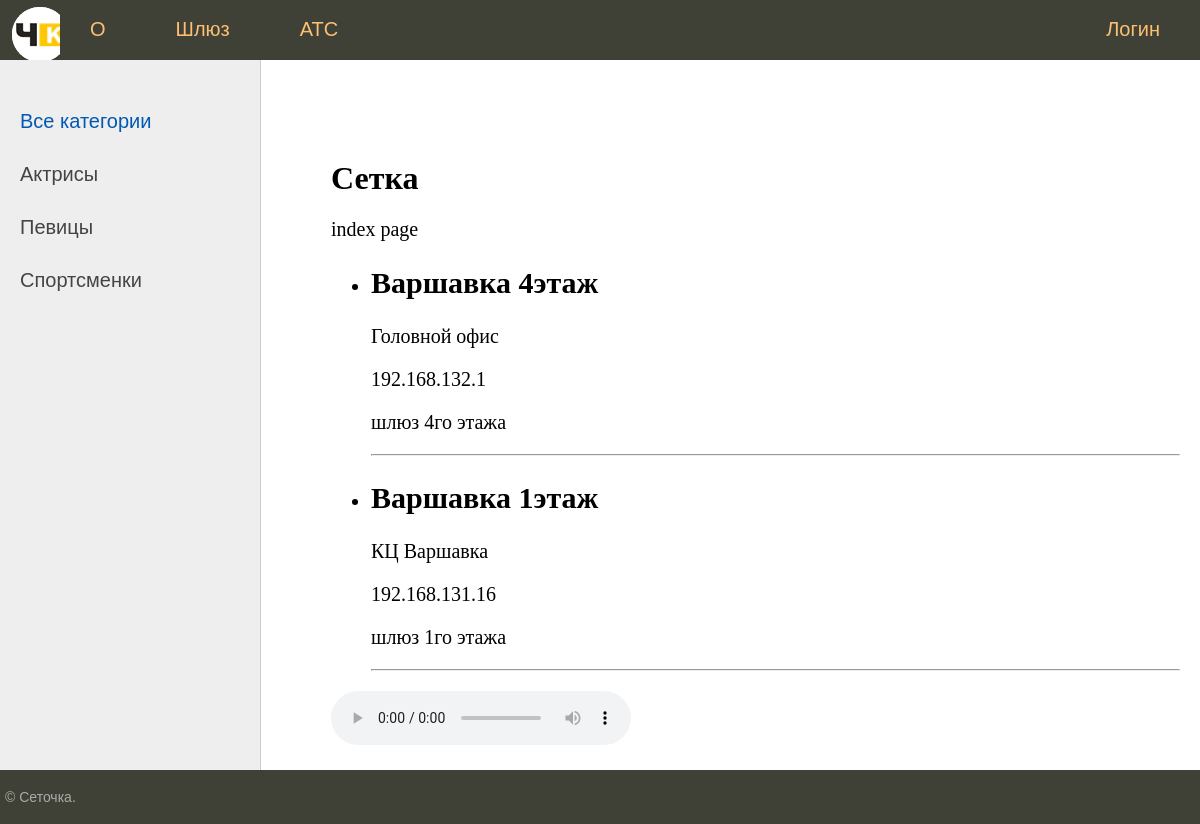
/home/, run on the app's committed database.
### lanview/models.py (models this page shows, shortened)
class Hardware(models.Model):
    title = models.CharField(max_length=250)
    assignment = models.CharField(max_length=250)
    is_router = models.BooleanField(default=False)
    ip_address = models.CharField(max_length=15)
    content = models.TextField(blank=True)
    Location = models.CharField(max_length=250)
    photo = models.ImageField(upload_to="photos")
    cat = models.ForeignKey('Category', on_delete=models.PROTECT, null=True)
    filial = models.ForeignKey('Filial', on_delete=models.PROTECT, null=True)

class Filial(models.Model):
    name = models.CharField(max_length=100, db_index=True)
    location = models.CharField(max_length=250, null=True)
    def __str__(self):
        return self.name

### lanview/views.py (the view)
# urls.py: path('', home_page, name='home'),
def home_page(request):
    posts = Hardware.objects.all()
    context_home_page = {
        'posts': posts,
        'menu': menu,
        'title': 'Сетка'
                         }
    return render(request, 'lanview/index.html', context=context_home_page)

### lanview/templates/lanview/index.html (shortened to what this page needs)
{% extends 'lanview/base.html' %}
{% load static %}
{% block content%}
<h1>{{title}}</h1>
<p>index page
<ul>
    {% for p in posts %}
    <li>
        <h2>{{p.title}}</h2>
		<p>{{p.filial}}</p>
        <p>{{p.ip_address}}</p>
        <p>{{p.content}}</p>
        <hr>
    </li>
    {% endfor %}
</ul>
<audio src="{% static 'lanview/audio/chip.mp3' %}" controls></audio>
{% endblock%}

### lanview/templates/lanview/base.html (shortened to what this page needs)
{% load static %}
<!DOCTYPE html>
<html>
<head>
	<link type="text/css" href="{% static 'lanview/css/styles.css' %}" rel="stylesheet" />
</head>
<body>
<table class="table-page" border=0 cellpadding="0" cellspacing="0">
<tr><td valign=top>
{% block mainmenu %}
		<div class="header">
			<ul id="mainmenu" class="mainmenu">
			<li class="logo"><a href="{% url 'home' %}"><div class="logo"></div></a></li>
{% for m in menu %}
	{% if not forloop.last %}
			<li><a href="{% url m.url_name %}">{{m.title}}</a></li>
	{% else %}
			<li class="last"><a href="{% url m.url_name %}">{{m.title}}</a></li>
	{% endif %}
{% endfor %}
			</ul>
		</div>
{% endblock mainmenu %}
<table class="table-content" border=0 cellpadding="0" cellspacing="0">
<tr>
	<td valign="top" class="left-chapters">
	<ul id="leftchapters">
		<li class="selected">Все категории</li>
		<li><a href="#">Актрисы</a></li>
		<li><a href="#">Певицы</a></li>
		<li><a href="#">Спортсменки</a></li>
	</ul>
</td>
<td valign="top" class="content">
	<div class="content-text">
{% block content %}
{% endblock %}
	</div>
</td></tr></table>
</td></tr>
<tr><td valign=top>
	<div id="footer">
		<p>&copy; Сеточка.</p>
	</div>
</td></tr></table>
</body>
</html>

### lanview/static/lanview/css/styles.css (style rules this page uses)
html, body { font-family: 'Arial'; margin: 0; padding: 0; height: 100%; width: 100%; color: #444; }
a { color: #0059b2; text-decoration: none; }
.table-page { width: 100%; height: 100%; vertical-align: top; }
.table-page tr { height: 100%; }
.header { background: #3F4137; height: 60px; }
.logo { background: url('../images/logo.png') no-repeat 10px 5px; width: 60px; height: 60px; }
ul.mainmenu { list-style: none; margin: 0; padding: 0; height: 60px; color: #fdc073; font-size: 20px; overflow: hidden; }
ul.mainmenu li { float: left; margin: 18px 40px 0 30px; }
ul.mainmenu li.logo { margin: 0; }
ul.mainmenu li.last { float: right; }
ul.mainmenu li a { color: #fdc073; text-decoration: none; }
.table-content { width: 100%; min-height: 100%; height: 100%; }
.left-chapters { margin: 0; background: #eee; border-right: 1px solid #ccc; min-height: 100%; }
.left-chapters ul { width: 230px; min-height: 100%; margin: 0; padding: 20px 10px 10px 20px; list-style: none; font-size: 20px; }
.left-chapters ul li { margin: 30px 0 0 0; color: #999; }
.left-chapters ul li.selected { color: #0059b2; }
.left-chapters ul li a { color: #444; text-decoration: none; }
.content { padding: 40px 20px 20px 40px; width: 100%; box-sizing: border-box; }
.content-text { margin: 60px 0 0 30px; color: #000; font-size: 20px; font-family: Yandex Sans Display Light; }
.content-text h1 { font-size: 32px; }
#footer { box-sizing: border-box; background: #3F4137; padding: 5px; color: #aaa; font-size: 14px; font-family: Verdana, Geneva, Arial, Helvetica; text-align: left; overflow: hidden; }

### data on the page
Hardware: title "Варшавка 4этаж", filial "Головной офис", ip_address "192.168.132.1", content "шлюз 4го этажа"
Hardware: title "Варшавка 1этаж", filial "КЦ Варшавка", ip_address "192.168.131.16", content "шлюз 1го этажа"

### other printed values
{{ m.title }} "О" "Шлюз" "АТС"
{{ m.title }} "Логин"
{{ title }} "Сетка"
